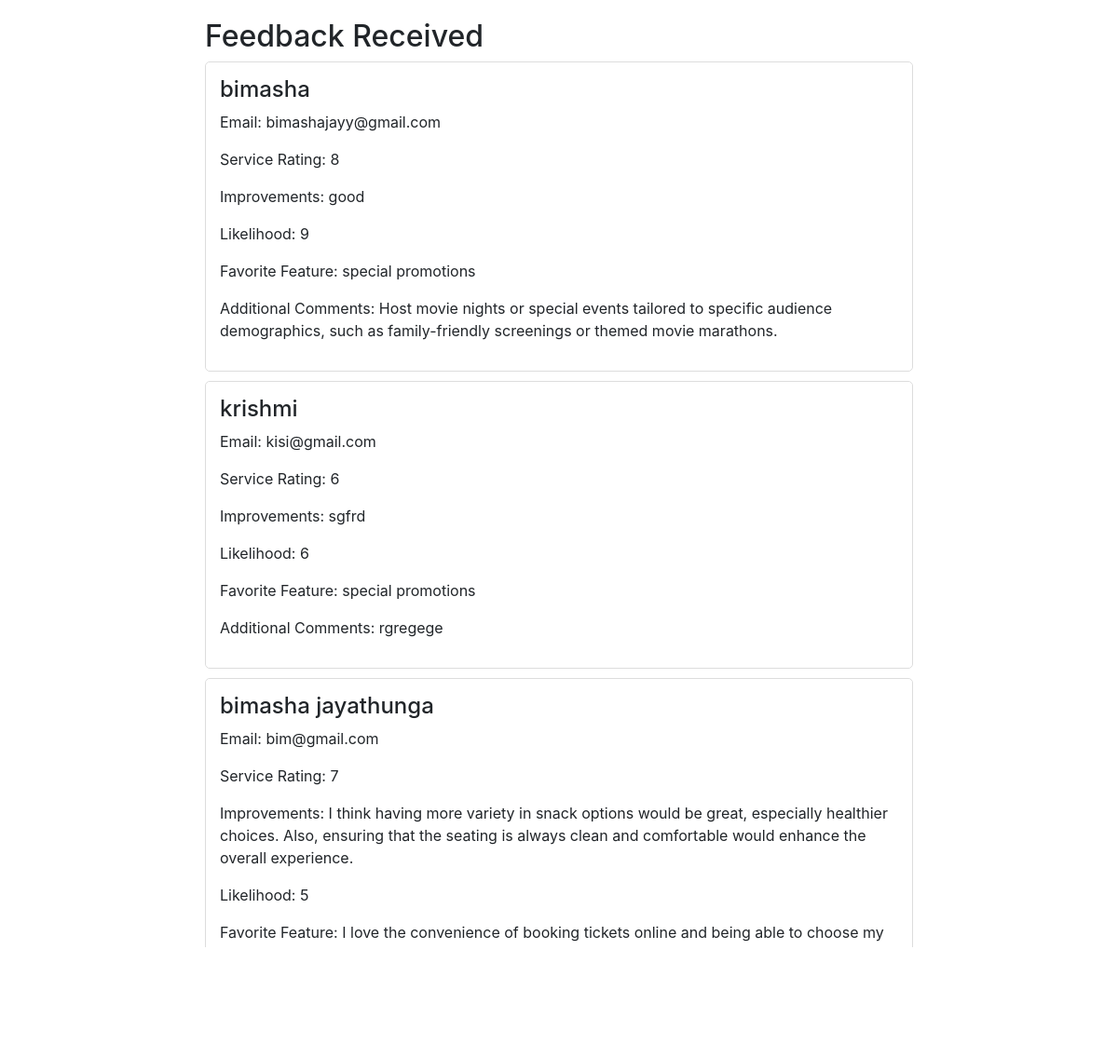
Page /feedback.php on the committed database.
### tables this page shows
CREATE TABLE `feedback` (
  `id` int(11) NOT NULL,
  `name` varchar(255) NOT NULL,
  `email` varchar(255) NOT NULL,
  `service_rating` int(11) NOT NULL,
  `improvements` text NOT NULL,
  `likelihood` varchar(50) NOT NULL,
  `favorite_feature` varchar(255) NOT NULL,
  `additional_comments` text NOT NULL,
  `created_at` timestamp NOT NULL DEFAULT current_timestamp()
);

### feedback.php (the view, shortened to what this page needs)
<?php
$host = "localhost";
$username = "root";
$password = "";
$database = "cineplex";
$conn = new mysqli($host, $username, $password, $database);
$is_admin = true;
if ($is_admin) {
    $sql = "SELECT * FROM feedback";
    $result = $conn->query($sql);
}
?>
<!DOCTYPE html>
<html lang="en">
<head>
    <link rel="stylesheet" href="https://stackpath.bootstrapcdn.com/bootstrap/4.5.2/css/bootstrap.min.css">
</head>
<body>
<div class="feedback-container">
    <h2>Feedback Received</h2>
    <?php if ($result->num_rows > 0): ?>
        <?php while($row = $result->fetch_assoc()): ?>
            <div class="feedback-item">
                <h4><?php echo htmlspecialchars($row["name"]); ?></h4>
                <p>Email: <?php echo htmlspecialchars($row["email"]); ?></p>
                <p>Service Rating: <?php echo htmlspecialchars($row["service_rating"]); ?></p>
                <p>Improvements: <?php echo htmlspecialchars($row["improvements"]); ?></p>
                <p>Likelihood: <?php echo htmlspecialchars($row["likelihood"]); ?></p>
                <p>Favorite Feature: <?php echo htmlspecialchars($row["favorite_feature"]); ?></p>
                <p>Additional Comments: <?php echo nl2br(htmlspecialchars($row["additional_comments"])); ?></p>
            </div>
        <?php endwhile; ?>
    <?php else: ?>
        <p>No feedback found.</p>
    <?php endif; ?>
</div>
</body>
</html>

### feedback.php (style rules this page uses)
.feedback-container { max-width: 800px; margin: auto; padding: 20px; }
.feedback-item { border: 1px solid #ddd; padding: 15px; margin-bottom: 10px; border-radius: 5px; }
body { background-image: url('https://www.hdwallpapers.in/download/white_leaves_branches_white_background_hd_white_background-1600x900.jpg'); background-size: cover; background-position: center; background-attachment: fixed; background-repeat: no-repeat; }

### rows in the picture
feedback: name "bimasha", email "bimashajayy@gmail.com", service_rating "8", improvements "good", likelihood "9", favorite_feature "special promotions", additional_comments "Host movie nights or special events tailored to specific audience demographics, such as family-friendly screenings or themed movie marathons."
feedback: name "krishmi", email "kisi@gmail.com", service_rating "6", improvements "sgfrd", likelihood "6", favorite_feature "special promotions", additional_comments "rgregege"
feedback: name "bimasha jayathunga", email "bim@gmail.com", service_rating "7", improvements "I think having more variety in snack options would be great, especially healthier choices. Also, ensuring that the seating is always clean and comfortable would enhance the overall experience.", likelihood "5", favorite_feature "I love the convenience of booking tickets online and being able to choose my seats in advance. It saves a lot of time and hassle."
